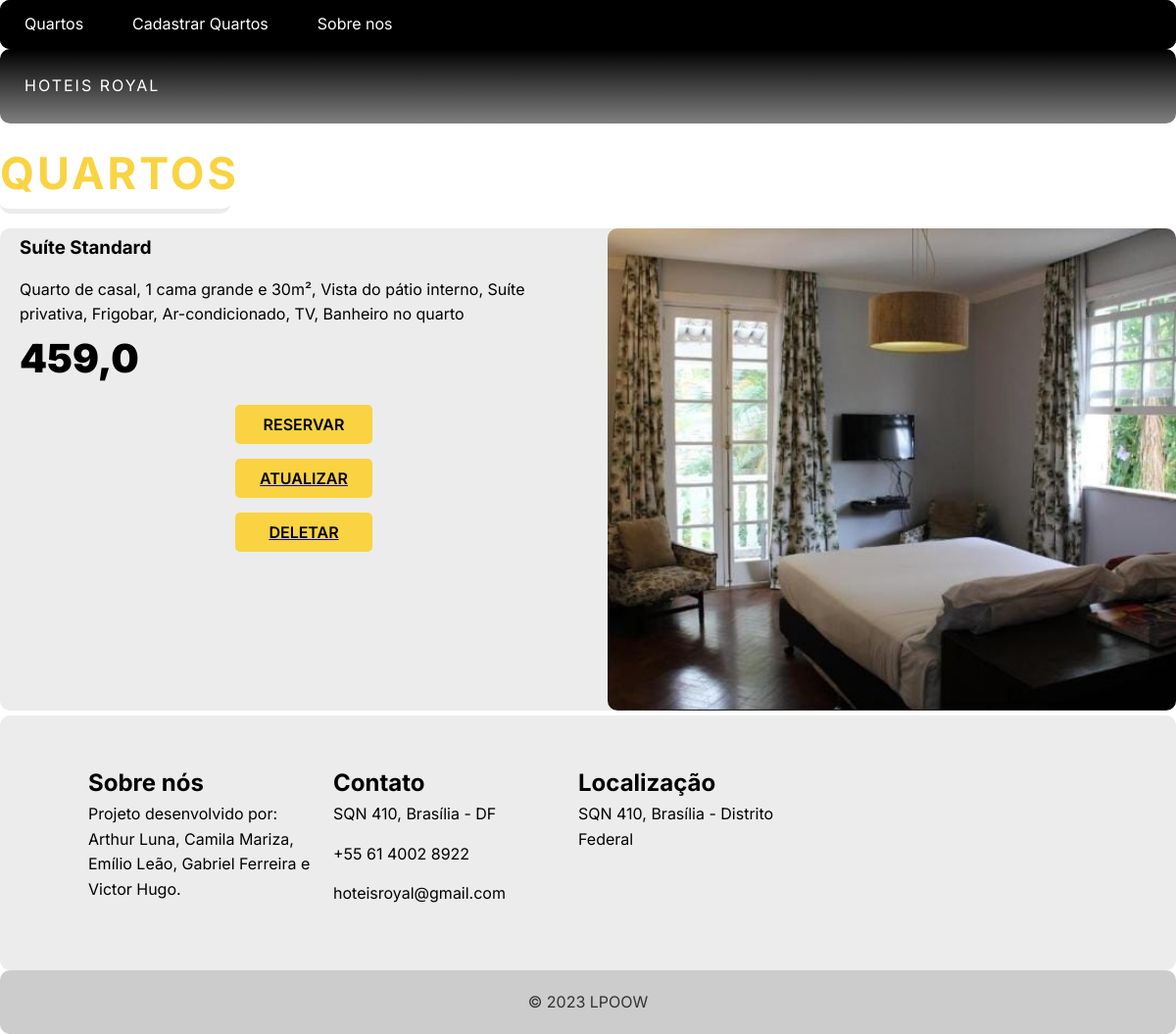
Screenshot of /room/17/ with the database file from the repository.
### trivagoHotel/models.py (models this page shows, shortened)
class Hotel(models.Model):
    id = models.AutoField(primary_key=True)
    model = models.CharField(max_length=600)
    desc = models.CharField(max_length=600)
    brand = models.ForeignKey(Brand, on_delete=models.PROTECT, related_name='hotel_brand')
    value = models.FloatField(blank=True, null=True)
    photo = models.ImageField(upload_to='trivagoHotel/', blank=True, null=True)

### trivagoHotel/views.py (the view)
# urls.py: path('room/<int:pk>/', HotelDetailView.as_view(), name='room_detail' ),
class HotelDetailView(DetailView):
    model = Hotel
    template_name = 'room_detail.html'

### trivagoHotel/templates/room_detail.html (shortened to what this page needs)
{% extends "base.html"%}
{% block content %}
<html>
    <head>
    </head>
    <body>
                <header class = "header" id = "header">
            <div class = "head">
                <div class = "cabeçalho">
                    <span>HOTEIS ROYAL</span>
                </div>
            </div>
        </header>
        <section class = "quartos sec-width" id = "quartos">
            <div class = "titulo">
                <h2>Quartos</h2>
            </div>
            <article class = "quarto">
                <div class = "quarto-image">
                    <img src = "{{ hotel.photo.url }}" alt = "quarto image">
                </div>
                <div class = "quarto-text">
                    <h3>{{hotel.model}}</h3>
                    <ul>
                        <li>
                            {{hotel.desc}}
                        </li>
                        <p class = "preco">
                        <span>{{hotel.value}}</span>
                    </p>
                    <button type = "button" class = "btn">RESERVAR</button>
                    <a href="{% url 'room_update' hotel.pk%}">
                      <button type = "button" class = "btn">ATUALIZAR</button>
                    </a>
                    <a href="{% url 'room_delete' hotel.pk%}">
                      <button type = "button" class = "btn">DELETAR</button>
                    </a>
                </div>
            </article>
        </section>
        <footer class = "cabecalho">
            <div class = "cabecalho-container">
                <div>
                    <h2>Sobre nós </h2>
                    <p>Projeto desenvolvido por: Arthur Luna, Camila Mariza, Emílio Leão, Gabriel Ferreira e Victor Hugo.</p>
                </div>
                <div>
                    <h2>Contato</h2>
                    <div class = "contato">
                        <span>
                            SQN 410, Brasília - DF
                        </span>
                    </div>
                    <div class = "contato">
                        <span>
                            +55 61 4002 8922
                        </span>
                    </div>
                    <div class = "contato">
                        <span>
                            hoteisroyal@gmail.com
                        </span>
                    </div>
                </div>
                <div>
                    <h2>Localização</h2>
                    <div class = "contato">
                        <span>
                            SQN 410, Brasília - Distrito Federal
                        </span>
                    </div>
                    </div>
                </div>
        </footer>
    </body>
</html>
{% endblock %}

### app/templates/base.html (style rules this page uses)
body { font-family: 'Open Sans', sans-serif; background-color: white; color: #333; margin: 0; padding: 0; }
header { background-color: black; color: #fff; text-align: center; }
footer { background-color: #ccc; color: #333; padding: 20px; text-align: center; }

### trivagoHotel/templates/room_detail.html (style rules this page uses)
:root { --transition: all 0.7s ease; --yellow: #f9d342; --dark: #ececec; }
* { box-sizing: border-box; padding: 0; margin: 0; font-family: 'Inter', sans-serif; border-radius: 10px; }
html { scroll-behavior: smooth; }
body { line-height: 1.6; }
.btn { font-size: 16px; text-transform: uppercase; font-weight: 600; border: none; border-radius: 5px; padding: 10px; width: 140px; display: block; margin: 15px auto; cursor: pointer; transition: var(--transition); background-color: #f9d342; }
img { width: 100%; display: block; }
.header { background: linear-gradient(black, gray); color: white; padding: 25px; display: flex; flex-direction: column; }
.head { display: flex; justify-content: space-between; }
.head span { cursor: pointer; letter-spacing: 2px; }
.cabecalho { background: var(--dark); color: #000000; }
.cabecalho-container { width: 85vw; margin: 0 auto; padding: 30px 0; }
.cabecalho-container { display: grid; padding-right: 20px; }
.cabecalho { text-align: left; }
.cabecalho-container { grid-template-columns: repeat(4, 1fr); }
.cabecalho-container div:nth-child(1) p { padding-right: 20px; }
.contato { margin-bottom: 15px; }
.quarto { background: var(--dark); color: white; }
.quarto-text { padding: 5px 20px; color: rgb(0, 0, 0); }
.quarto-text ul { list-style-type: none; margin: 15px 0; }
.preco span { font-size: 40px; font-weight: 900; color: rgb(0, 0, 0); }
.quarto { display: flex; margin: 5px 0; }
.quarto-image { flex: 1; }
.quarto-text { flex: 1; }
.quarto:nth-child(even) { flex-direction: row-reverse; }
.titulo { text-transform: uppercase; letter-spacing: 3px; font-size: 30px; color: var(--yellow); border-bottom: 5px solid var(--dark); width: 235px; margin: 15px 0; }

### rows the page displays
Hotel: photo (picture), model "Suíte Standard", desc "Quarto de casal, 1 cama grande e 30m², Vista do pátio interno, Suíte privativa, Frigobar, Ar-condicionado, TV, Banheiro no quarto", value "459,0"
